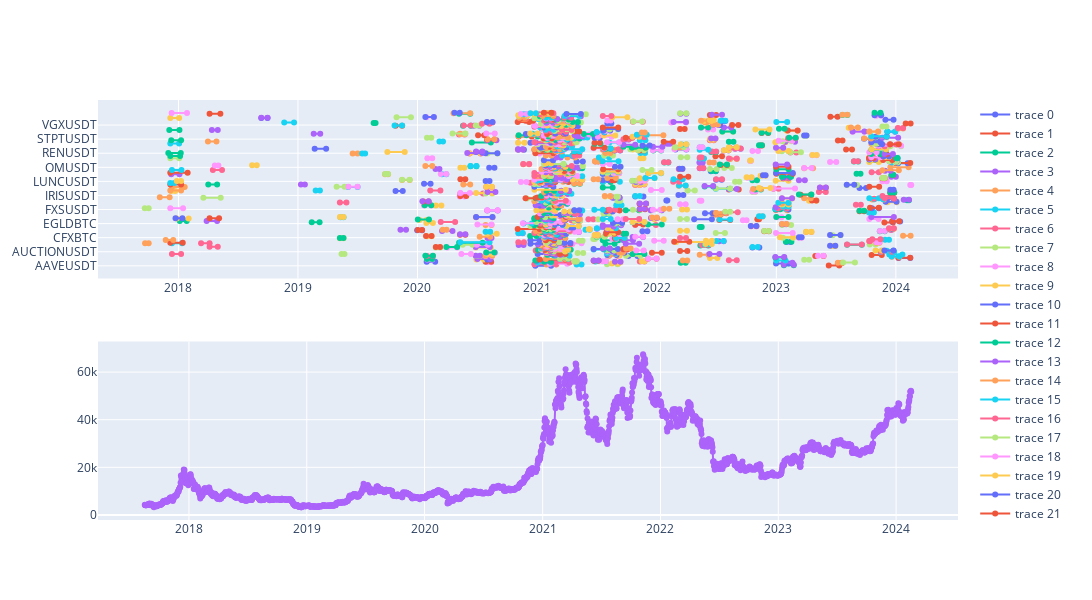

Notebook cell for this chart:
### Code cell
import plotly.graph_objects as go
from plotly.subplots import make_subplots

fig = make_subplots(rows=2, cols=1)

# fig = go.Figure()

query = 'SELECT * FROM btcusdt ORDER BY timestamp ASC'
res = execute_query(connection,query)
df = pd.DataFrame(res,columns=['timestamp', 'open','high', 'low','close','volume'])
df = df.drop_duplicates()
df['timestamp'] = pd.to_datetime(df['timestamp'], unit='ms')
day_df = (df.resample('D', on='timestamp').agg({'open': 'first', 'high': 'max', 'low': 'min', 'close': 'last','volume': 'sum'}))
day_df['timestamp'] = day_df.index

df_btcusdt = day_df.copy()
df_btcusdt_h = df.copy()

for i in df_data_pump_not_ico.index:
    fig.add_trace(go.Scatter(x=[df_data_pump_not_ico['start'][i], df_data_pump_not_ico['end'][i]], y=[df_data_pump_not_ico['market'][i],df_data_pump_not_ico['market'][i]],
                        mode='markers+lines'),row=1, col=1)
    
fig.add_trace(go.Scatter(x=df_btcusdt['timestamp'], y=df_btcusdt['close'], mode='markers+lines'),row=2, col=1)
fig.update_layout(height=600, width=1200)
# fig = px.line(x=[df_data_pump_not_ico['start'][8], df_data_pump_not_ico['end'][8]],y=[df_data_pump_not_ico['market'][8],df_data_pump_not_ico['market'][8]])
fig.show()
